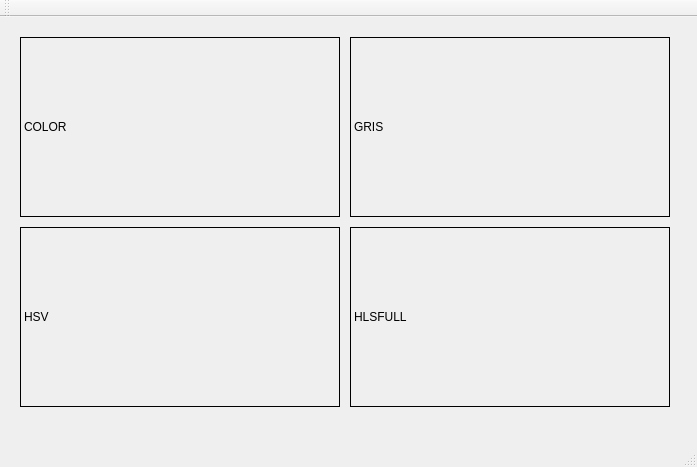
<?xml version="1.0" encoding="UTF-8"?>
<ui version="4.0">
 <class>MainWindow</class>
 <widget class="QMainWindow" name="MainWindow">
  <property name="geometry">
   <rect>
    <x>0</x>
    <y>0</y>
    <width>697</width>
    <height>467</height>
   </rect>
  </property>
  <property name="windowTitle">
   <string>MainWindow</string>
  </property>
  <widget class="QWidget" name="centralWidget">
   <widget class="QLabel" name="LCOLOR">
    <property name="geometry">
     <rect>
      <x>20</x>
      <y>20</y>
      <width>320</width>
      <height>180</height>
     </rect>
    </property>
    <property name="frameShape">
     <enum>QFrame::Box</enum>
    </property>
    <property name="text">
     <string>COLOR</string>
    </property>
   </widget>
   <widget class="QLabel" name="LHSV">
    <property name="geometry">
     <rect>
      <x>20</x>
      <y>210</y>
      <width>320</width>
      <height>180</height>
     </rect>
    </property>
    <property name="frameShape">
     <enum>QFrame::Box</enum>
    </property>
    <property name="text">
     <string>HSV</string>
    </property>
   </widget>
   <widget class="QLabel" name="LGRIS">
    <property name="geometry">
     <rect>
      <x>350</x>
      <y>20</y>
      <width>320</width>
      <height>180</height>
     </rect>
    </property>
    <property name="frameShape">
     <enum>QFrame::Box</enum>
    </property>
    <property name="text">
     <string>GRIS</string>
    </property>
   </widget>
   <widget class="QLabel" name="LHLS">
    <property name="geometry">
     <rect>
      <x>350</x>
      <y>210</y>
      <width>320</width>
      <height>180</height>
     </rect>
    </property>
    <property name="frameShape">
     <enum>QFrame::Box</enum>
    </property>
    <property name="text">
     <string>HLSFULL</string>
    </property>
   </widget>
  </widget>
  <widget class="QMenuBar" name="menuBar">
   <property name="geometry">
    <rect>
     <x>0</x>
     <y>0</y>
     <width>697</width>
     <height>22</height>
    </rect>
   </property>
  </widget>
  <widget class="QToolBar" name="mainToolBar">
   <attribute name="toolBarArea">
    <enum>TopToolBarArea</enum>
   </attribute>
   <attribute name="toolBarBreak">
    <bool>false</bool>
   </attribute>
  </widget>
  <widget class="QStatusBar" name="statusBar"/>
 </widget>
 <layoutdefault spacing="6" margin="11"/>
 <resources/>
 <connections/>
</ui>
